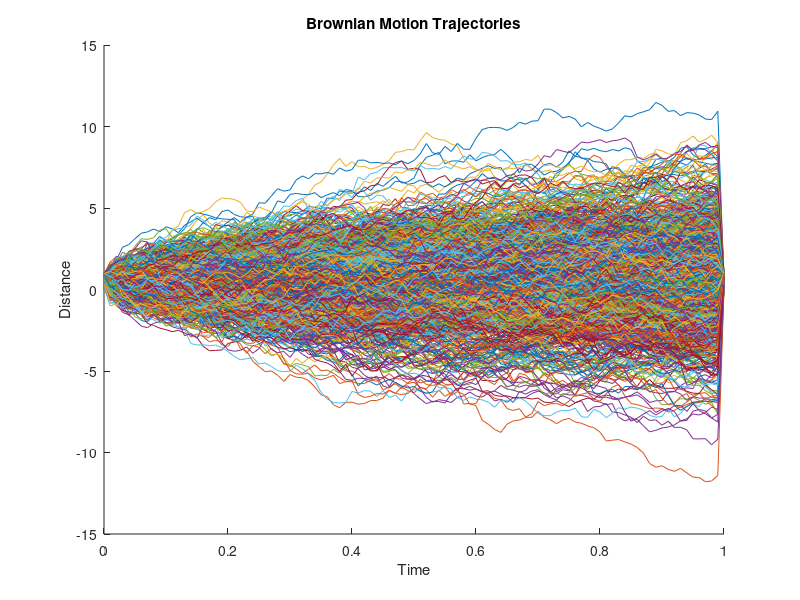

Here is the MATLAB script that generated this plot:
clear 
clc 
addpath('C:\Users\arm20dh\OneDrive\Documents\GitHub\Braid_Groups_Visualization\braidlab-master');
warning('off','BRAIDLAB:braid:entropy:noconv'); 

% initialize variables for braid diagram
N = 1000;
x0= [0:1/(N-1):1;zeros(1,N)]; 
mu=zeros(2,1); 
sigma = 3;
sigma_matrix=sigma*eye(2);    
T0=0; dt=0.01; Tf=1; t=T0:dt:Tf;
num_steps = length(t);
trajectories = zeros(N,2,length(t));

% simulate Brownian motion
for i = 1:N
    % Brownian motion initialization (start at x0b(i))
    x = zeros(2, num_steps);
    x(:, 1) = x0(:, i);  % Set the initial position as x0b(i)
    for j = 2:num_steps
        % Brownian motion increment
        dB = sqrt(dt) * randn(2, 1); 
        
        % Brownian motion update with drift and volatility
        x(:, j) = x(:, j-1) + mu * dt + sigma_matrix * dB;
    end
    
    % Enforce the constraint of the endpoint being equal to x0b(i)
    final_point = x0(:, i); % The endpoint should be x0b(i)
    x(:, end) = final_point;  % Set the final point directly to x0b(i)
    
    % store the trajectory for the i-th path
    trajectories(i, :, :) = x;
end

% permute the dimensions to be compatible with a braid
trajectories = permute(trajectories,[3,2,1]);

% plot the generated random Brownian motion trajectories
figure;
hold on;
for i = 1:N
    plot(t, squeeze(trajectories(:, 1, i)));
end
xlabel('Time');
ylabel('Distance');
title('Brownian Motion Trajectories');
hold off;